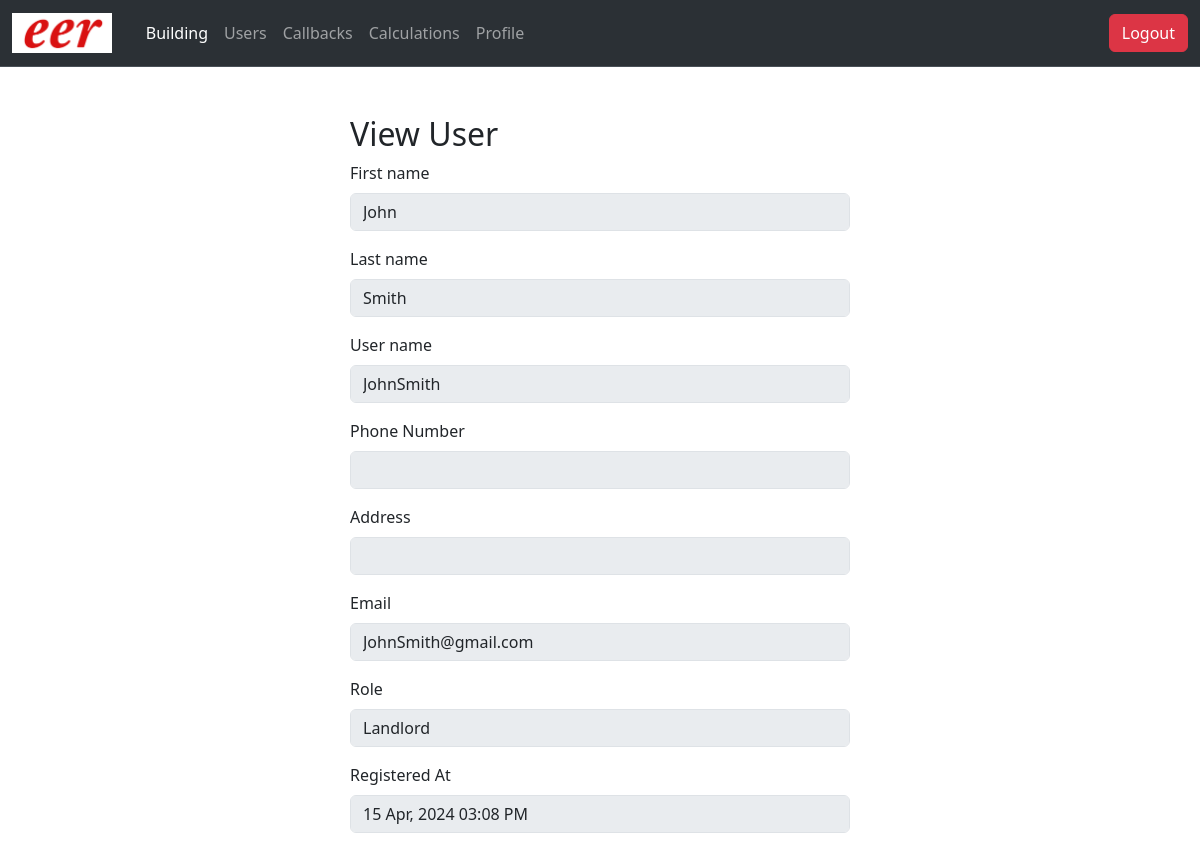
The page /admin/view_user.php?id=9 (signed in) on the database its author committed.
### tables this page shows
CREATE TABLE `users` (
  `id` int(11) NOT NULL,
  `fname` text DEFAULT NULL,
  `lname` text DEFAULT NULL,
  `username` text DEFAULT NULL,
  `email` text DEFAULT NULL,
  `password` text DEFAULT NULL,
  `phone` int(11) DEFAULT NULL,
  `UserAddress` varchar(5000) DEFAULT NULL,
  `role_id` int(11) DEFAULT NULL,
  `created_at` datetime DEFAULT NULL
);

CREATE TABLE `roles` (
  `id` int(11) NOT NULL,
  `name` text DEFAULT NULL,
  `url` text NOT NULL
);

### admin/view_user.php (the view, shortened to what this page needs)
<?php
include "../php/db.php";
  $id = $_GET['id'];
$user_data = mysqli_query($conn, "SELECT * FROM `users` WHERE `id`=$id");
$data = mysqli_fetch_assoc($user_data);
$role_get = mysqli_fetch_assoc(mysqli_query($conn, "SELECT * FROM `roles` WHERE `id`=$data[role_id]"));
?>
<!doctype html>
<html lang="en">
  <head>
    <link href="https://cdn.jsdelivr.net/npm/bootstrap@5.3.3/dist/css/bootstrap.min.css" rel="stylesheet">
    <link rel="stylesheet" href="https://cdn.datatables.net/2.0.2/css/dataTables.dataTables.min.css">
</head>
<body>
    <?php include("header.php"); ?>
   <div style="max-width: 500px" class=" mx-auto mt-5">
    <div class="d-flex justify-content-between">
<div><h2>View User</h2></div>
    </div>
    <form method="post">
  <div class="mb-3">
    <label for="fname" class="form-label">First name</label>
    <input type="text" name="fname" class="form-control" id="fname" value="<?=$data['fname']?>" readonly disabled>
  </div>
  <div class="mb-3">
    <label for="lname" class="form-label">Last name</label>
    <input type="text" name="lname" class="form-control" id="lname" value="<?=$data['lname']?>" readonly disabled>
  </div>
  <div class="mb-3">
    <label for="username" class="form-label">User name</label>
    <input type="text" name="username" class="form-control" id="username" value="<?=$data['username']?>" readonly disabled>
  </div>
  <div class="mb-3">
    <label for="phone" class="form-label">Phone Number</label>
    <input type="text" name="phone" class="form-control" id="phone" value="<?=$data['phone']?>" readonly disabled>
  </div>
  <div class="mb-3">
    <label for="address" class="form-label">Address</label>
    <input type="text" name="UserAddress" class="form-control" id="UserAddress" value="<?=$data['UserAddress']?>" readonly disabled>
  </div>
  <div class="mb-3">
    <label for="email" class="form-label">Email</label>
    <input type="text" name="email" class="form-control" id="email" value="<?=$data['email']?>" readonly disabled>
  </div>
  <div class="mb-3">
    <label for="role" class="form-label">Role</label>
    <input type="text" name="role" class="form-control" id="role" value="<?=$role_get['name']?>" readonly disabled>
  </div>
  <div class="mb-3">
    <label for="registered_at" class="form-label">Registered At</label>
    <input type="text" name="registered_at" class="form-control" id="registered_at" value="<?=date('d M, Y h:i A', strtotime($data['created_at']))?>" readonly disabled>
  </div>
</form>
   </div>
   <?php include("footer.php"); ?>

### rows shown on the page
users: fname "John", lname "Smith", username "JohnSmith", email "JohnSmith@gmail.com", registered_at "15 Apr, 2024 03:08 PM"
roles: role "Landlord"
